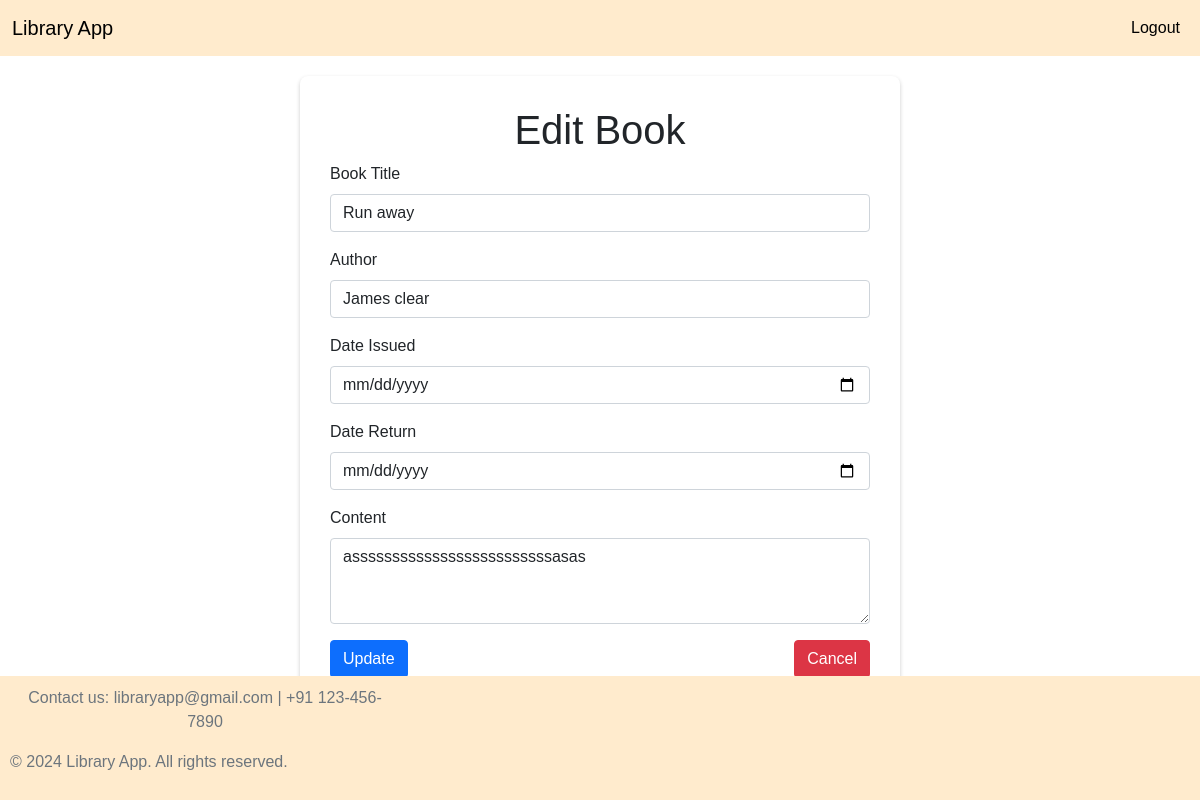
Screenshot of /edit_book/1 (signed in) with the database file from the repository.
### model.py (models this page shows)
class Book(db.Model):
    id = db.Column(db.Integer, primary_key=True, autoincrement=True, nullable=False)
    title = db.Column(db.String(100), nullable=False, unique=True)
    author = db.Column(db.String(100), nullable=False)
    content=db.Column(db.String, nullable=False)
    section_id = db.Column(db.Integer, db.ForeignKey('section.id'), nullable=False)
    date_issued=db.Column(db.DateTime, default=datetime.now(), nullable=False)
    date_return=db.Column(db.DateTime, nullable=False)

### app.py (the view, shortened to what this page needs)
@app.route('/edit_book/<int:id>', methods=['GET', 'POST'])
@login_required
def edit_book(id):
    book = Book.query.get(id)
    return render_template('edit_book.html', book=book)

### app.py (called while the page is built)
@login_manager.user_loader
def load_user(user_id):
    return User.query.get(int(user_id))

### templates/edit_book.html (shortened to what this page needs)
<!DOCTYPE html>
<html lang="en">
  <head>
    <link
      href="https://cdn.jsdelivr.net/npm/bootstrap@5.0.2/dist/css/bootstrap.min.css"
      rel="stylesheet"
    />
    <link rel="stylesheet" href="/static/styles.css" />
  </head>
  <body>
    <nav
      class="navbar navbar-expand-lg"
      style="background-color: blanchedalmond"
    >
      <div class="container-fluid">
        <a class="navbar-brand" href="/" style="color: black">Library App</a>
        <div class="collapse navbar-collapse" id="navbarSupportedContent">
          <ul class="navbar-nav ms-auto mb-2 mb-lg-0">
            <li class="nav-item">
              <a class="nav-link active" href="/logout" style="color: black"
                >Logout</a
              >
            </li>
          </ul>
        </div>
      </div>
    </nav>
    <div class="container">
      <form action="/edit_book/{{book.id}}" method="post" class="custom-form">
        <h1 class="text-center">Edit Book</h1>
        <div class="mb-3">
          <label for="title" class="form-label">Book Title</label>
          <input
            type="text"
            class="form-control"
            id="title"
            name="title"
            value="{{ book.title }}"
            required
          />
        </div>
        <div class="mb-3">
          <label for="author" class="form-label">Author</label>
          <input
            type="text"
            class="form-control"
            id="author"
            name="author"
            value="{{ book.author }}"
            required
          />
        </div>
        <div class="mb-3">
          <label for="date_issued" class="form-label">Date Issued </label>
          <input
            type="date"
            class="form-control"
            id="date_issued"
            name="date_issued"
            value="{{ book.date_issued }}"
            required
          />
        </div>
        <div class="mb-3">
          <label for="date_return" class="form-label">Date Return</label>
          <input
            type="date"
            class="form-control"
            id="date_return"
            name="date_return"
            value="{{ book.date_return }}"
            required
          />
        </div>
        <div class="mb-3">
          <label for="content" class="form-label">Content</label>
          <textarea
            class="form-control"
            id="content"
            name="content"
            rows="3"
            required
          >
{{book.content}}</textarea
          >
        </div>
        <div style="display: flex; justify-content: space-between">
          <button type="submit" class="btn btn-primary">Update</button>
          <button class="btn btn-danger" onclick="window.history.back()">
            Cancel
          </button>
        </div>
      </form>
    </div>
    <div class="footer">
      <div
        style="
          background-color: blanchedalmond;
          padding: 10px;
          position: absolute;
          bottom: 0;
          width: 100%;
        "
      >
        <p
          class="text-center text-muted"
          style="display: inline-block; margin-right: 800px; margin-left: 10px"
        >
          Contact us: libraryapp@gmail.com | +91 123-456-7890
        </p>
        <p class="text-center text-muted" style="display: inline-block">
          © 2024 Library App. All rights reserved.
        </p>
      </div>
    </div>
  </body>
</html>

### static/styles.css (style rules this page uses)
.custom-form { width: 100%; max-width: 600px; margin: auto; margin-top: 20px; padding: 30px; background-color: #fff; border-radius: 8px; box-shadow: 0 2px 4px rgba(0, 0, 0, 0.2); display: flex; flex-direction: column; }
* { margin: 0; padding: 0; box-sizing: border-box; font-family: sans-serif; }
html { height: 100%; box-sizing: border-box; }
body { overflow-x: hidden; position: relative; min-height: 100%; box-sizing: inherit; padding-bottom: 5rem; }

### rows the page displays
Book: title "Run away", author "James clear", content "asssssssssssssssssssssssssasas"
